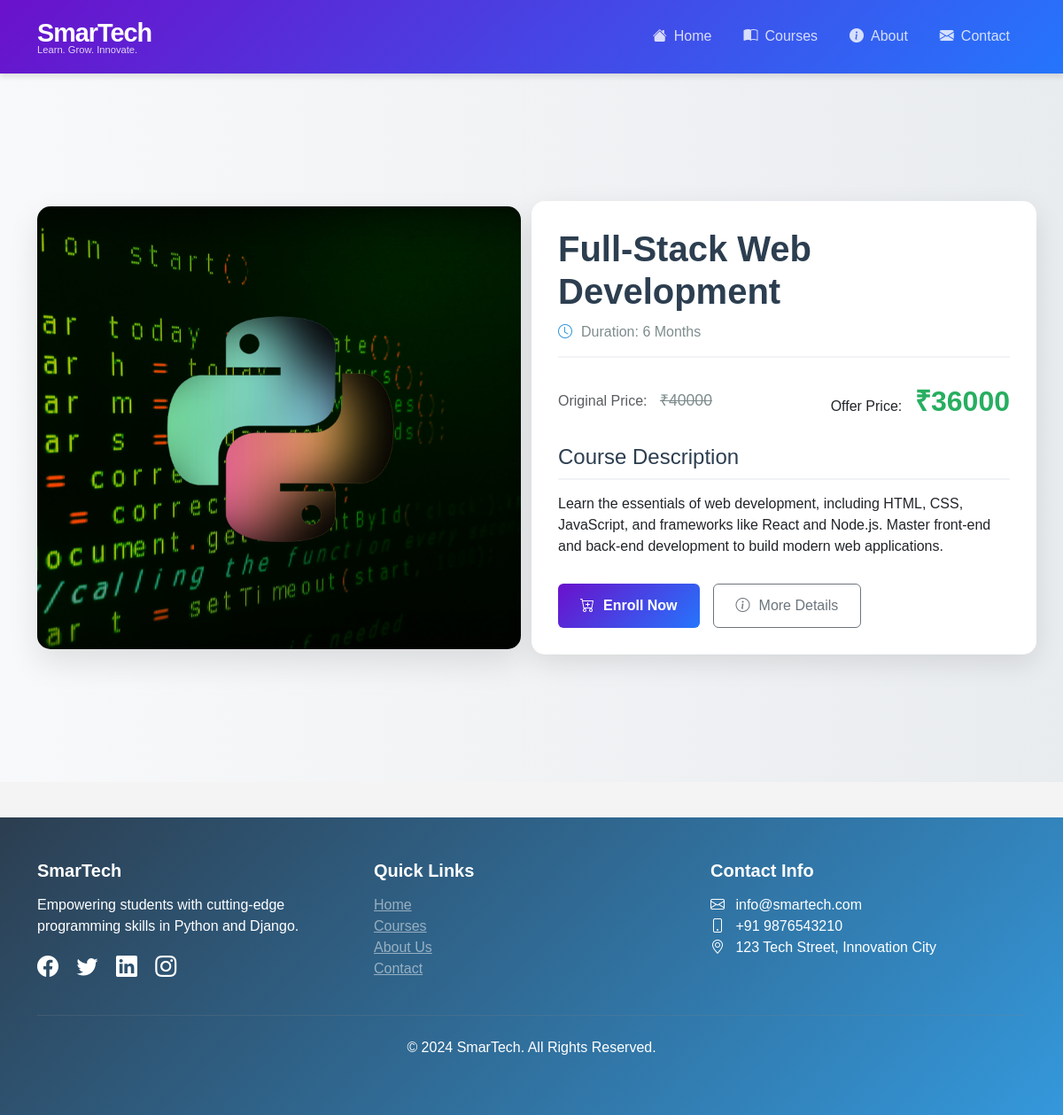
Page /view_courses/1 on the committed database.
### app/models.py (models this page shows)
class course(models.Model):
    c_id=models.CharField(max_length=20)
    C_name=models.CharField(max_length=100)
    dis=models.TextField()
    duration=models.IntegerField()
    course_fee=models.IntegerField()
    offer_price=models.IntegerField()
    img=models.FileField()

### app/views.py (the view)
# urls.py: path('view_courses/<c_id>',views.view_courses),
def view_courses(req,c_id):
    data=course.objects.get(pk=c_id)
    return render(req,'view_course.html',{'courses':data})

### templates/view_course.html (shortened to what this page needs)
<!DOCTYPE html>
<html lang="en">
<head>
    <link href="https://cdn.jsdelivr.net/npm/bootstrap@5.3.3/dist/css/bootstrap.min.css" rel="stylesheet">
    <link href="https://cdnjs.cloudflare.com/ajax/libs/bootstrap/5.3.0/css/bootstrap.min.css" rel="stylesheet">
    <link href="https://cdn.jsdelivr.net/npm/bootstrap-icons@1.10.0/font/bootstrap-icons.css" rel="stylesheet">
    {% load static %}
    <link rel="stylesheet" href="{% static 'css/home.css' %}">
    <link rel="stylesheet" href="{% static 'css/view_course.css' %}">
</head>
<body>
    <nav class="navbar navbar-expand-lg navbar-dark custom-navbar">
        <div class="container">
            <a class="navbar-brand logo" href="../">
                <span class="logo-text">SmarTech</span>
                <span class="logo-subtext">Learn. Grow. Innovate.</span>
            </a>
            <div class="collapse navbar-collapse" id="navbarNav">
                <ul class="navbar-nav ms-auto nav-pills">
                    <li class="nav-item">
                        <a class="nav-link nav-link-fancy" href="../">
                            <i class="bi bi-house-fill me-2"></i>Home
                        </a>
                    </li>
                    <li class="nav-item">
                        <a class="nav-link nav-link-fancy" href="courses">
                            <i class="bi bi-book-half me-2"></i>Courses
                        </a>
                    </li>
                    <li class="nav-item">
                        <a class="nav-link nav-link-fancy" href="../about">
                            <i class="bi bi-info-circle-fill me-2"></i>About
                        </a>
                    </li>
                    <li class="nav-item">
                        <a class="nav-link nav-link-fancy" href="../contact">
                            <i class="bi bi-envelope-fill me-2"></i>Contact
                        </a>
                    </li>
                </ul>
            </div>
        </div>
    </nav>
    <div class="course-detail-container">
        <div class="container py-5">
            <div class="row">
                <div class="col-lg-6 course-image-section">
                    <div class="course-image-wrapper">
                        <img src="{{courses.img.url}}" class="course-image" alt="{{courses.name}} Course Image">
                    </div>
                </div>
                <div class="col-lg-6 course-info-section">
                    <div class="course-header">
                        <h1 class="course-title">{{courses.C_name}}</h1>
                        <div class="course-duration">
                            <i class="bi bi-clock"></i>
                            <span>Duration: {{courses.duration}} Months</span>
                        </div>
                    </div>
                    <div class="course-pricing">
                        <div class="original-price">
                            <span class="text-muted">Original Price:</span>
                            <span class="price-strike">₹{{courses.course_fee}}</span>
                        </div>
                        <div class="offer-price">
                            <span>Offer Price:</span>
                            <span class="price-highlight">₹{{courses.offer_price}}</span>
                        </div>
                    </div>
                    <div class="course-description">
                        <h4>Course Description</h4>
                        <p>{{courses.dis}}</p>
                    </div>
                    <div class="course-actions">
                        <a href="#" class="btn btn-primary btn-enroll">
                            <i class="bi bi-cart-plus"></i> Enroll Now
                        </a>
                        <a href="#" class="btn btn-outline-secondary btn-details">
                            <i class="bi bi-info-circle"></i> More Details
                        </a>
                    </div>
                </div>
            </div>
        </div>
    </div>
      <footer class="footer-modern bg-dark text-white py-5">
        <div class="container">
            <div class="row">
                <div class="col-md-4">
                    <h5>SmarTech</h5>
                    <p>Empowering students with cutting-edge programming skills in Python and Django.</p>
                    <div class="social-icons">
                        <a href="#" class="text-white me-3"><i class="bi bi-facebook"></i></a>
                        <a href="#" class="text-white me-3"><i class="bi bi-twitter"></i></a>
                        <a href="#" class="text-white me-3"><i class="bi bi-linkedin"></i></a>
                        <a href="#" class="text-white"><i class="bi bi-instagram"></i></a>
                    </div>
                </div>
                <div class="col-md-4">
                    <h5>Quick Links</h5>
                    <ul class="list-unstyled">
                        <li><a href="#" class="text-white-50">Home</a></li>
                        <li><a href="#" class="text-white-50">Courses</a></li>
                        <li><a href="#" class="text-white-50">About Us</a></li>
                        <li><a href="#" class="text-white-50">Contact</a></li>
                    </ul>
                </div>
                <div class="col-md-4">
                    <h5>Contact Info</h5>
                    <p>
                        <i class="bi bi-envelope me-2"></i> info@smartech.com<br>
                        <i class="bi bi-phone me-2"></i> +91 9876543210<br>
                        <i class="bi bi-geo-alt me-2"></i> 123 Tech Street, Innovation City
                    </p>
                </div>
            </div>
            <hr class="my-4 bg-secondary">
            <div class="text-center">
                <p>&copy; 2024 SmarTech. All Rights Reserved.</p>
            </div>
        </div>
    </footer>
</body>
</html>

### static/css/home.css (style rules this page uses)
body { font-family: 'Arial', sans-serif; background-color: #f4f4f4; }
.custom-navbar { background: linear-gradient(135deg, #6a11cb 0%, #2575fc 100%); box-shadow: 0 4px 6px rgba(0,0,0,0.1); padding: 15px 0; }
.logo { display: flex; flex-direction: column; line-height: 1.2; }
.logo-text { font-size: 1.8rem; font-weight: 700; letter-spacing: -1px; }
.logo-subtext { font-size: 0.7rem; opacity: 0.8; margin-top: -5px; }
.nav-link-fancy { position: relative; transition: all 0.3s ease; color: rgba(255,255,255,0.8); margin: 0 10px; padding: 10px 15px; border-radius: 25px; }
.nav-link-fancy i { margin-right: 8px; }
.btn-primary { background: linear-gradient(135deg, #6a11cb 0%, #2575fc 100%); border: none; transition: transform 0.3s ease; }
.footer-modern { background: linear-gradient(135deg, #2c3e50 0%, #3498db 100%); margin-top: 40px; }
.footer-modern h5 { font-weight: bold; margin-bottom: 15px; color: #fff; }
.footer-modern .social-icons a { font-size: 1.5rem; transition: color 0.3s ease; }
.footer-modern ul li a { transition: color 0.3s ease; }
.footer-modern hr { border-color: rgba(255,255,255,0.1); }

### static/css/view_course.css (style rules this page uses)
.course-detail-container { background: linear-gradient(to right, #f8f9fa, #e9ecef); min-height: 100vh; display: flex; align-items: center; }
.course-image-section { display: flex; justify-content: center; align-items: center; }
.course-image-wrapper { border-radius: 15px; overflow: hidden; box-shadow: 0 15px 35px rgba(0,0,0,0.1); transition: transform 0.3s ease; }
.course-image { width: 100%; height: 500px; object-fit: cover; }
.course-info-section { background: white; border-radius: 15px; padding: 30px; box-shadow: 0 10px 30px rgba(0,0,0,0.1); }
.course-header { margin-bottom: 25px; border-bottom: 2px solid #f1f3f5; padding-bottom: 15px; }
.course-title { color: #2c3e50; font-weight: 700; margin-bottom: 10px; }
.course-duration { color: #7f8c8d; display: flex; align-items: center; gap: 10px; }
.course-duration i { color: #3498db; }
.course-pricing { margin: 25px 0; display: flex; justify-content: space-between; align-items: center; }
.original-price .price-strike { text-decoration: line-through; color: #7f8c8d; margin-left: 10px; font-size: 1.1rem; }
.offer-price .price-highlight { color: #27ae60; font-size: 2rem; font-weight: bold; margin-left: 10px; }
.course-description { margin-bottom: 30px; }
.course-description h4 { color: #2c3e50; border-bottom: 2px solid #f1f3f5; padding-bottom: 10px; margin-bottom: 15px; }
.course-actions { display: flex; gap: 15px; }
.btn-enroll { display: flex; align-items: center; gap: 10px; padding: 12px 25px; font-weight: 600; transition: all 0.3s ease; }
.btn-details { display: flex; align-items: center; gap: 10px; padding: 12px 25px; transition: all 0.3s ease; }

### rows in the picture
course: img (picture), C_name "Full-Stack Web Development", duration "6", course_fee "40000", offer_price "36000", dis "Learn the essentials of web development, including HTML, CSS, JavaScript, and frameworks like React and Node.js. Master front-end and back-end development to build modern web applications."
